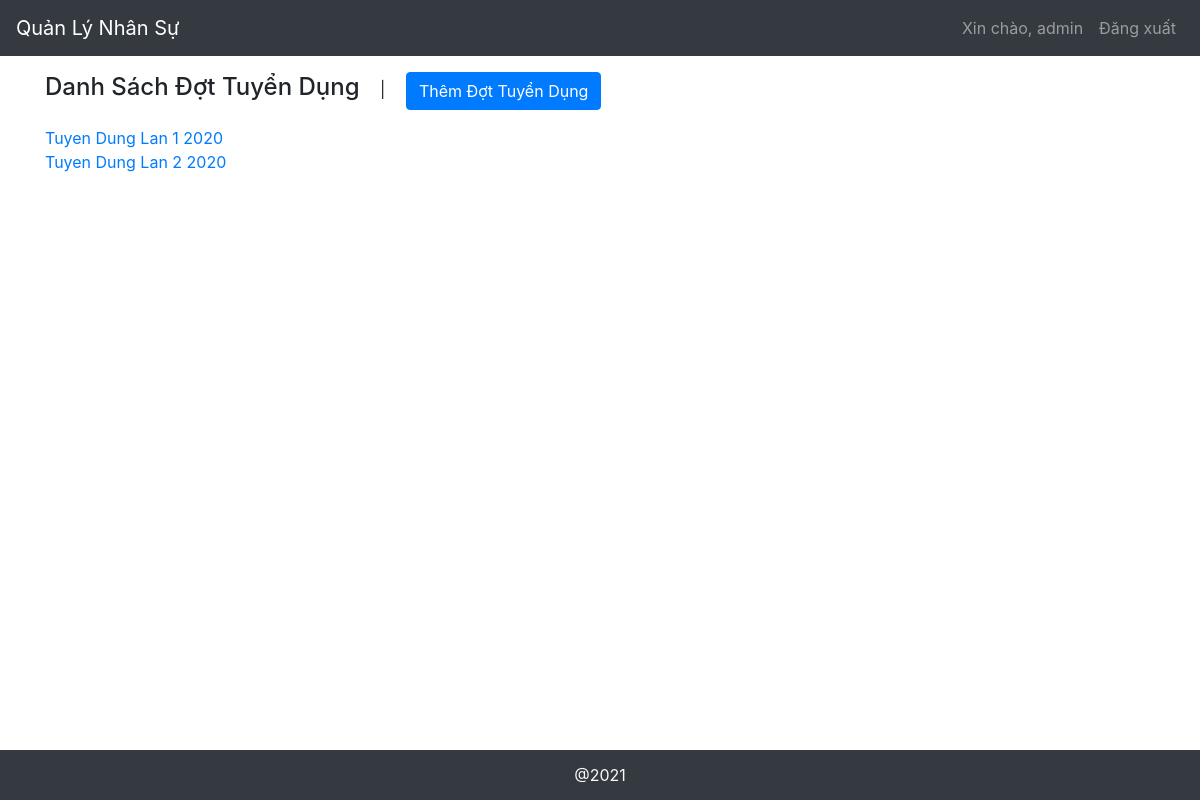
Page /recruitment_management/ (signed in) on the committed database.
### core/models.py (models this page shows, shortened)
class Recruitment(models.Model):
  rec_name = models.CharField(max_length=50)
  positions = models.CharField(max_length=200)
  describe = models.CharField(max_length=500)
  quantity = models.IntegerField()
  requirements = models.CharField(max_length=500)

### core/views.py (the view)
# urls.py: path('recruitment_management/', views.recruitment_management, name="recruitment_management"),
@login_required
def recruitment_management(request):
  recruitments = Recruitment.objects.all()
  context = {
    "recruitments": recruitments,
    "form": RecruitmentForm,
  }
  return render(request, 'recruitment_management.html', context)

### templates/recruitment_management.html (shortened to what this page needs)
{% extends "base.html" %}
{% block content %}
<div class="recruitments">
  <div class="management-tool my-3">
    <h4 class="d-inline">Danh Sách Đợt Tuyển Dụng</h4> <span class="mx-3">|</span>
    <button class="btn btn-primary btn-add-rec" type="button"  data-toggle="modal" data-target="#recruitmentModal">Thêm Đợt Tuyển Dụng</button>
  </div>
  {% for rec in recruitments %}
  <div>
    <a href="{% url 'recruitment_detail' rec.pk %}">{{ rec.rec_name|title }}</a>
  </div>
  {% empty %}
  Chưa có đợt tuyển dụng.
  {% endfor %}
</div>
{% endblock %}

### templates/base.html (shortened to what this page needs)
<!DOCTYPE html>
<html lang="en">
<head>
  {% load static %}
  <link rel="stylesheet" href="https://stackpath.bootstrapcdn.com/bootstrap/4.4.1/css/bootstrap.min.css">
  <link href="https://stackpath.bootstrapcdn.com/font-awesome/4.7.0/css/font-awesome.min.css" rel="stylesheet">
</head>
<body>
  <header>
    <nav class="navbar navbar-expand-lg navbar-dark bg-dark">
      <a class="navbar-brand" href="{% url 'home' %}">Quản Lý Nhân Sự</a>
      <div class="collapse navbar-collapse" id="navbarNavAltMarkup">
        <div class="navbar-nav ml-auto">
          {% if user.is_anonymous %}
          <a class="nav-item nav-link nav-func" href="{% url 'login' %}">Đăng nhập</a>
          {% else %}
          <a class="nav-item nav-link nav-user">Xin chào, {{ user }}</a>
          <a class="nav-item nav-link nav-func" href="{% url 'logout' %}">Đăng xuất</a>
          {% endif %}
        </div>
      </div>
    </nav>
  </header>
  <main class="container">
    {% block content %}
    {% endblock %}
  </main>
  <footer class="bg-dark text-light">
    <span>@2021</span>
  </footer>
  <link rel="stylesheet" href="https://cdnjs.cloudflare.com/ajax/libs/tempusdominus-bootstrap-4/5.1.2/css/tempusdominus-bootstrap-4.min.css" />
</body>
</html>

### templates/base.html (style rules this page uses)
body { min-height: 100vh; display: flex; flex-direction: column; }
footer { margin-top: auto; display: flex; justify-content: center; align-items: center; height: 50px; }

### rows in the picture
Recruitment: rec_name "Tuyen Dung Lan 1 2020"
Recruitment: rec_name "Tuyen Dung Lan 2 2020"

### other values in the picture
{{ user }} "admin"
